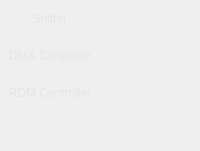
     <widget class="QWidget" name="leftTabBar" native="true">
      <property name="sizePolicy">
       <sizepolicy hsizetype="Preferred" vsizetype="Preferred">
        <horstretch>0</horstretch>
        <verstretch>0</verstretch>
       </sizepolicy>
      </property>
      <property name="minimumSize">
       <size>
        <width>0</width>
        <height>0</height>
       </size>
      </property>
      <property name="styleSheet">
       <string notr="true">QWidget #leftTabBar
{
background-color: #4c4a48;
}

QToolButton
{
	color: #e5e5e5;
	border: none;
	background-color: none;
	padding-top: 10px;
	padding-bottom: 10px;
}

QToolButton:hover
{
	background-color: #404244;
}

QToolButton:checked
{
	background-color: #262829;
}

QToolButton:disabled
{
	color: #666769;
}</string>
      </property>
      <layout class="QVBoxLayout" name="verticalLayout">
       <property name="spacing">
        <number>0</number>
       </property>
       <property name="leftMargin">
        <number>0</number>
       </property>
       <property name="topMargin">
        <number>0</number>
       </property>
       <property name="rightMargin">
        <number>0</number>
       </property>
       <property name="bottomMargin">
        <number>0</number>
       </property>
       <item>
        <widget class="QToolButton" name="tbSniffer">
         <property name="sizePolicy">
          <sizepolicy hsizetype="Minimum" vsizetype="Fixed">
           <horstretch>0</horstretch>
           <verstretch>0</verstretch>
          </sizepolicy>
         </property>
         <property name="minimumSize">
          <size>
           <width>100</width>
           <height>0</height>
          </size>
         </property>
         <property name="maximumSize">
          <size>
           <width>100</width>
           <height>16777215</height>
          </size>
         </property>
         <property name="text">
          <string>Sniffer</string>
         </property>
         <property name="icon">
          <iconset resource="../res/resources.qrc">
           <normaloff>:/MainWindow/capture_dis.png</normaloff>
           <normalon>:/MainWindow/capture_en.png</normalon>:/MainWindow/capture_dis.png</iconset>
         </property>
         <property name="iconSize">
          <size>
           <width>32</width>
           <height>32</height>
          </size>
         </property>
         <property name="checkable">
          <bool>true</bool>
         </property>
         <property name="checked">
          <bool>false</bool>
         </property>
         <property name="toolButtonStyle">
          <enum>Qt::ToolButtonTextUnderIcon</enum>
         </property>
         <property name="autoRaise">
          <bool>false</bool>
         </property>
        </widget>
       </item>
       <item>
        <widget class="QToolButton" name="tbTxMode">
         <property name="sizePolicy">
          <sizepolicy hsizetype="Minimum" vsizetype="Fixed">
           <horstretch>0</horstretch>
           <verstretch>0</verstretch>
          </sizepolicy>
         </property>
         <property name="minimumSize">
          <size>
           <width>100</width>
           <height>0</height>
          </size>
         </property>
         <property name="maximumSize">
          <size>
           <width>100</width>
           <height>16777215</height>
          </size>
         </property>
         <property name="text">
          <string>DMX Controller</string>
         </property>
         <property name="icon">
          <iconset resource="../res/resources.qrc">
           <normaloff>:/MainWindow/transmit_dis.png</normaloff>
           <normalon>:/MainWindow/transmit_en.png</normalon>:/MainWindow/transmit_dis.png</iconset>
         </property>
         <property name="iconSize">
          <size>
           <width>32</width>
           <height>32</height>
          </size>
         </property>
         <property name="checkable">
          <bool>true</bool>
         </property>
         <property name="toolButtonStyle">
          <enum>Qt::ToolButtonTextUnderIcon</enum>
         </property>
         <property name="autoRaise">
          <bool>true</bool>
         </property>
        </widget>
       </item>
       <item>
        <widget class="QToolButton" name="tbController">
         <property name="sizePolicy">
          <sizepolicy hsizetype="Minimum" vsizetype="Fixed">
           <horstretch>0</horstretch>
           <verstretch>0</verstretch>
          </sizepolicy>
         </property>
         <property name="minimumSize">
          <size>
           <width>100</width>
           <height>0</height>
          </size>
         </property>
         <property name="maximumSize">
          <size>
           <width>100</width>
           <height>16777215</height>
          </size>
         </property>
         <property name="text">
          <string>RDM Controller</string>
         </property>
         <property name="icon">
          <iconset resource="../res/resources.qrc">
           <normaloff>:/MainWindow/controller_dis.png</normaloff>
           <normalon>:/MainWindow/controller_en.png</normalon>
           <disabledoff>:/MainWindow/controller_off.png</disabledoff>
           <disabledon>:/MainWindow/controller_off.png</disabledon>:/MainWindow/controller_dis.png</iconset>
         </property>
         <property name="iconSize">
          <size>
           <width>32</width>
           <height>32</height>
          </size>
         </property>
         <property name="checkable">
          <bool>true</bool>
         </property>
         <property name="checked">
          <bool>false</bool>
         </property>
         <property name="toolButtonStyle">
          <enum>Qt::ToolButtonTextUnderIcon</enum>
         </property>
         <property name="autoRaise">
          <bool>true</bool>
         </property>
         <property name="arrowType">
          <enum>Qt::NoArrow</enum>
         </property>
        </widget>
       </item>
       <item>
        <spacer name="verticalSpacer_3">
         <property name="orientation">
          <enum>Qt::Vertical</enum>
         </property>
         <property name="sizeHint" stdset="0">
          <size>
           <width>20</width>
           <height>40</height>
          </size>
         </property>
        </spacer>
       </item>
      </layout>
     </widget>
